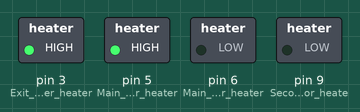
Simulated run of this sketch. Board: Arduino Uno, built with avr-gcc and run on an emulated ATmega328P. Parts: switched loads named in the sketch (green lamp = pin HIGH).

Above: at 0.12 s.
At 0.8 s:
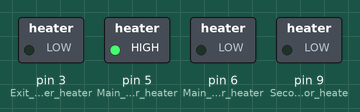
At 2.0 s:
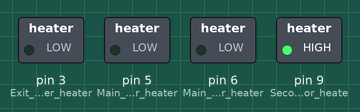
At 4.1 s:
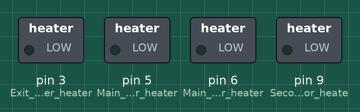
At 7.23 s:
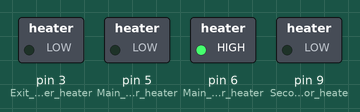
Timing chart, 0 to 7.5 s (numbered marks = the images above):
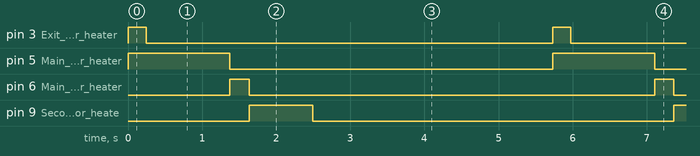

The sketch:

ALD_MultiHeat_Controller.ino
```cpp
int writeHi = 255;
int writeLo = 0;
int cycTime = 5000;   // Number of miliseconds in each PWM set.
float heat1Frac = 0.240;//0.240;    // Main chamber small heater duty cycle                          Target 280 C
float heat2Frac = 0.045;//0.050;      // Precursor 1 chamber duty cycle                 Target 160 C
float heat3Frac = 0.150;//0.150;      // Main chamber big heater                        Target 160 C
float heat4Frac = 0.043;//0.050      // Reactor sample chamber: 0.050                              Target 350 C

void setup() {
  // put your setup code here, to run once:
  Serial.begin(9600);
  pinMode(5, OUTPUT);  // Main chamber heater
  pinMode(6, OUTPUT);  // Main precursor heater
  pinMode(9, OUTPUT);  // Secondary precursor heater
  pinMode(3, OUTPUT);  // Exit chamber heater
}

void loop() {
  analogWrite(5,writeHi);
  analogWrite(3,writeHi);
  for (int i = 0; i <= cycTime; i++) {
    if(i==round(cycTime*heat1Frac)){
      analogWrite(5,writeLo);
      analogWrite(6,writeHi);
    }
    if(i==round(cycTime*heat4Frac)){
      analogWrite(3,writeLo);
    }
    if(i==round(cycTime*(heat1Frac+heat2Frac))) {
      analogWrite(6,writeLo);
      analogWrite(9,writeHi);
    }
    if(i==round(cycTime*(heat1Frac+heat2Frac+heat3Frac))) {
      analogWrite(9,writeLo);
    }
    delay(1);
    }
}
```

Measured:
- by itself, pin 3 (Exit_chamber_heater): alternates HIGH for 0.25 s and LOW for 5.5 s
- by itself, pin 5 (Main_chamber_heater): alternates HIGH for 1.4 s and LOW for 4.4 s
- by itself, pin 6 (Main_precursor_heater): alternates HIGH for 0.26 s and LOW for 5.5 s
- by itself, pin 9 (Secondary_precursor_heate): alternates HIGH for 0.86 s and LOW for 4.9 s
